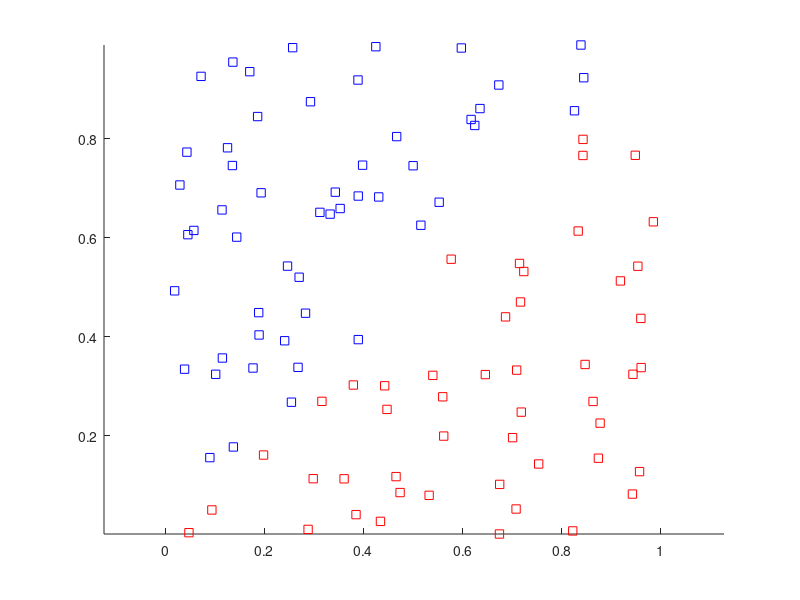

Write the MATLAB code that produced this figure. (Note: this script raises an error after producing the figure.)
%% Lab 8 Task b
close all, clear all, clc

d = rand(100, 2); % random data set

%to do: work out weights from task 1 (a)
% using wrong initial weights for labd
labd = -0.4 * d(:,1) + 0.4 * d(:,2) + 0.0 > 0; % line equation ...
% to split the classes

figure;
hold on;
axis equal;

plot(d(labd==1,1), d(labd==1,2), 'bs'); % plot initial data and labels

plot(d(labd==0,1), d(labd==0,2), 'rs');

w = PerCep(d, labd); % run Task A to find new weights 

alabd = w(2) * d(:,1) + w(3) * d(:,2) + w(1) > 0; % update line ...
% equation based on the new weights

plot(d(alabd==1,1), d(alabd==1,2), 'bo', 'MarkerSize', 10); % plot ...
% updated data set with their new labels

plot(d(alabd==0,1), d(alabd==0,2), 'ro', 'MarkerSize', 10);